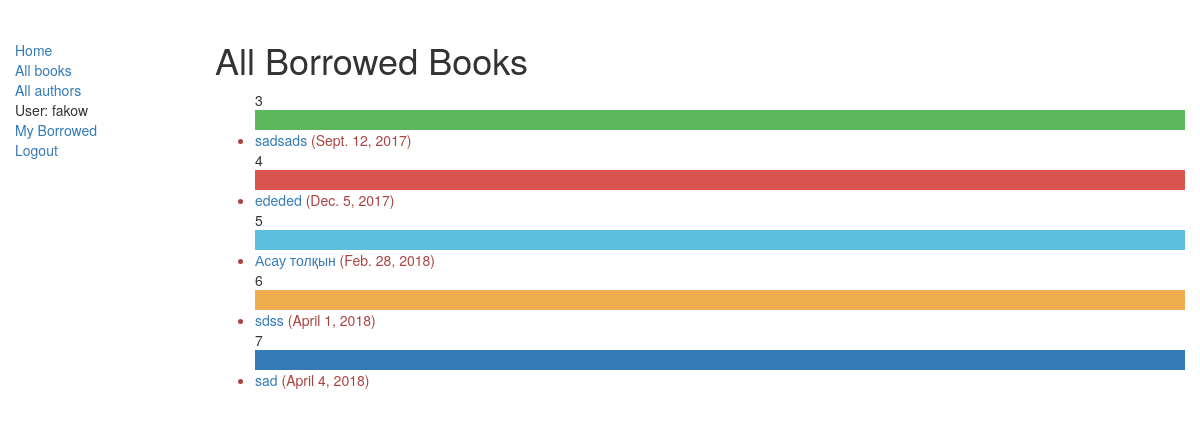
/catalog/mybooks/ (signed in), run on the app's committed database.
### catalog/models.py (models this page shows, shortened)
class BookInstance(models.Model):
    @property
    def is_overdue(self):
        if self.due_back and date.today() > self.due_back:
            return True
        return False
    """
    Model representing a specific copy of a book (i.e. that can be borrowed from the library).
    """
    borrower = models.ForeignKey(User, on_delete=models.SET_NULL, null=True, blank=True)
    id = models.UUIDField(primary_key=True, default=uuid.uuid4, help_text="Unique ID for this particular book across whole library")
    book = models.ForeignKey('Book', on_delete=models.SET_NULL, null=True)
    imprint = models.CharField(max_length=200)
    due_back = models.DateField(null=True, blank=True)
    LOAN_STATUS = (
        ('m', 'Maintenance'),
        ('o', 'On loan'),
        ('a', 'Available'),
        ('r', 'Reserved'),
    )
    status = models.CharField(max_length=1, choices=LOAN_STATUS, blank=True, default='m', help_text='Book availability')
    class Meta:
        ordering = ["due_back"]
        permissions = (("can_mark_returned", "Set book as returned"),)

class Book(models.Model):
    title = models.CharField(max_length=200)
    author = models.ForeignKey('Author', on_delete=models.SET_NULL, null=True)
    summary = models.TextField(max_length=1000, help_text='Кітаптың сипаттамасын еңгізіңіз')
    isbn = models.CharField('ISBN',max_length=15, help_text='15 Character <a href="https://www.isbn-international.org/content/what-isbn">ISBN number</a>')
    genre = models.ManyToManyField(Genre, help_text='Select a genre for this book')
    def display_genre(self):
        """
        Creates a string for the Genre. This is required to display genre in Admin.
        """
        return ', '.join([ genre.name for genre in self.genre.all()[:3] ])
    display_genre.short_description = 'Genre'

### catalog/views.py (the view)
# urls.py: path('mybooks/', views.LoanedBooksByUserListView.as_view(), name='my-borrowed'),
class LoanedBooksByUserListView(LoginRequiredMixin, generic.ListView):
    model = BookInstance
    template_name = 'catalog/bookinstance_list_borrowed_user.html'
    paginate_by = 10
    def  get_queryset(self):
        return BookInstance.objects.filter(borrower=self.request.user).filter(status__exact='o').order_by('due_back')

### catalog/templates/catalog/bookinstance_list_borrowed_user.html
{% extends "base_generic.html" %}
{% block content %}
<h1>All Borrowed Books</h1>
{% if bookinstance_list %}
<ul>
    {% for bookinst in bookinstance_list %}
    {{ forloop.counter|add:+2 }}
    <li class={% if forloop.counter  == 1 %}"btn-success"
    class={% elif forloop.counter  == 2 %}"btn-danger"
    class={% elif forloop.counter  == 3%}"btn-info"
    class={% elif forloop.counter  == 4%}"btn-warning"
    class={% elif forloop.counter == 5 %}"btn-primary"
    {% endif %}
    class="{% if bookinst.is_overdue %}{% endif %}forloop.counter">
    <li class="{% if bookinst.is_overdue %}text-danger{% endif %}">
        <a href="{% url 'book-detail' bookinst.book.pk %}">{{bookinst.book.title}}</a> ({{ bookinst.due_back }}) {% if user.get_user %}-{{ bookinst.borrower }}{% endif %}
</li>
    {% endfor %}
</ul>
{% else %}
<p>There are no books borrowed.</p>
{% endif %}
{% endblock %}

### catalog/templates/base_generic.html (shortened to what this page needs)
﻿<!DOCTYPE html>
<html lang="en">
<head>
  <link rel="stylesheet" href="https://maxcdn.bootstrapcdn.com/bootstrap/3.3.7/css/bootstrap.min.css">
  {% load static %}
  <link rel="stylesheet" href="{% static 'css/styles.css' %}">
</head>
<body>
  <div class="container-fluid">
    <div class="row">
      <div class="col-sm-2">
      {% block sidebar %}
      <ul class="sidebar-nav">
          <li><a href="{% url 'index' %}">Home</a></li>
          <li><a href="{% url 'books' %}">All books</a></li>
          <li><a href="{% url 'authors' %}">All authors</a></li>
          {% if user.is_authenticated %}
     <li>User: {{ user.get_username }}</li>
     <li><a href="{% url 'my-borrowed' %}">My Borrowed</a></li>
     <li><a href="{% url 'logout'%}?next={{request.path}}">Logout</a></li>
   {% else %}
     <li><a href="{% url 'login'%}?next={{request.path}}">Login</a></li>
   {% endif %}
      </ul>
     {% endblock %}
      </div>
      <div class="col-sm-10 ">
      {% block content %}{% endblock %}
      </div>
    </div>
  </div>
</body>
</html>

### catalog/static/css/styles.css (style rules this page uses)
.sidebar-nav { margin-top: 20px; padding: 0; list-style: none; }

### data on the page
BookInstance: book "sadsads", due_back "Sept. 12, 2017"
BookInstance: book "ededed", due_back "Dec. 5, 2017"
BookInstance: book "Асау толқын", due_back "Feb. 28, 2018"
BookInstance: book "sdss", due_back "April 1, 2018"
BookInstance: book "sad", due_back "April 4, 2018"

### other printed values
{{ user.get_username }} "fakow"
